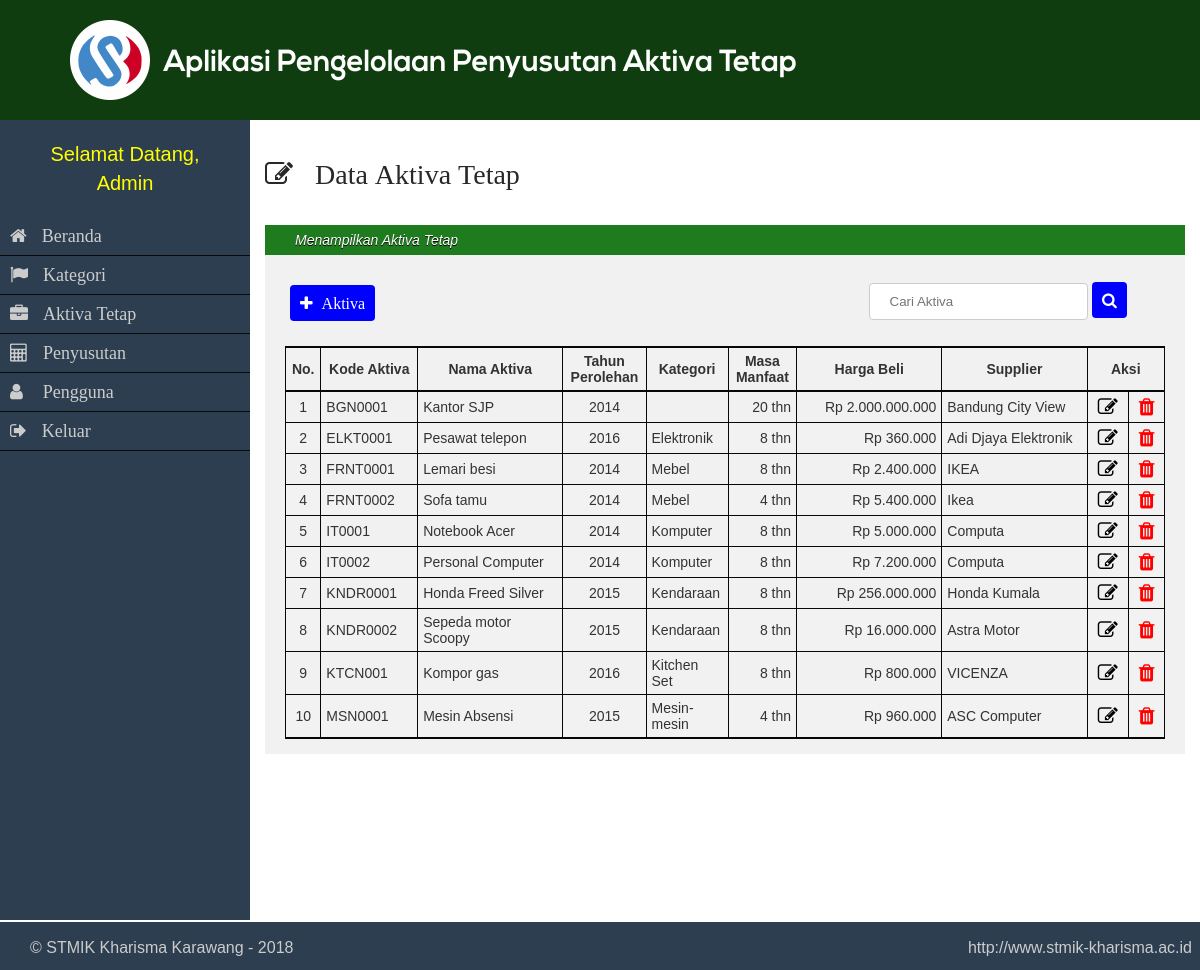
The app's page /aktiva/lihataktiva.php (signed in) with its own data.
### tables this page shows
CREATE TABLE `aktiva` (
  `kdaktiva` varchar(11) NOT NULL,
  `namaaktiva` varchar(200) NOT NULL,
  `thn_beli` int(4) NOT NULL,
  `idkategori` varchar(11) NOT NULL,
  `usia` int(4) NOT NULL,
  `harga` int(20) NOT NULL,
  `supplier` varchar(100) NOT NULL
);

CREATE TABLE `kategori` (
  `idkategori` varchar(11) NOT NULL,
  `namakategori` varchar(100) NOT NULL
);

### class/aktiva.php (the view, shortened to what this page needs)
<?php
class aktiva {
	function tampil($cari)
	{
		$db = new database();
		$kon = $db->connect();
		$query = $kon->query("SELECT * FROM aktiva, kategori where aktiva.idkategori=kategori.idkategori and aktiva.namaaktiva like '%$cari%'");
	echo'
		<table class="table table-bordered">
		<thead style="font-weight: bold; font-size: 14px;">
			<tr>
				<td width="2%" style="text-align: center">No.</td>
				<td width="10%" style="text-align: center">Kode Aktiva</td>
				<td width="15%" style="text-align: center">Nama Aktiva</td>
				<td width="5%" style="text-align: center">Tahun Perolehan</td>
				<td width="3%" style="text-align: center">Kategori</td>
				<td width="5%" style="text-align: center">Masa Manfaat</td>
				<td width="15%" style="text-align: center">Harga Beli</td>
				<td width="15%" style="text-align: center">Supplier</td>
				<td width="8%" style="text-align: center" colspan="2">Aksi</td>
			</tr>
		</thead>
		<tbody style="font-size: 14px">';
				$no = 1;
				while ($row = $query->fetch_array()) {
				echo '
						<tr>
							<td style="text-align: center">'.$no.'</td>
							<td>'.$row[kdaktiva].'</td>
							<td>'.$row[namaaktiva].'</td>
							<td style="text-align: center">'.$row[thn_beli].'</td>
							<td>'.$row[namakategori].'</td>
							<td style="text-align: right">'.$row[usia].' thn</td>
							<td style="text-align: right">Rp '.number_format($row['harga'],0,',','.').'</td>
							<td>'.$row[supplier].'</td>
							<td style="text-align: center"><a href="editaktiva.php?kdaktiva='.$row['kdaktiva'].'">
							<i class="fa fa-edit" style="font-size:20px; color:black;"></i></a>
							<td style="text-align: center"><a title="Hapus" href="hapusaktiva.php?kdaktiva='.$row['kdaktiva'].'"
								onclick="return confirm("Anda yakin ingin menghapus aktiva?");">
								<i class="fa fa-trash" style="font-size:20px; color:red;"></i></a>
							</td>
									 </tr>';
								$no++;
					}
					echo '
					</tbody>
				</table>
				';
	}
}

### aktiva/lihataktiva.php (shortened to what this page needs)
<?php
  require_once "../class/aktiva.php";
  $aktiva = new aktiva();
?>
<html>
<head>
  <link href="../icon/css/font-awesome.min.css" rel="stylesheet">
  <link rel="stylesheet" type="text/css" href="../css/global.css" /></link>
</head>
<body>
  <div id="header">
    <img src="../img/header.png">
  </div>
  <div class="sidebar">
    <div style='color:#FFFF00; font-size: 20px; padding-top: 20px; padding-bottom: 20px; text-align: center;'>
      <?php session_start(); echo "Selamat Datang,<br>".$_SESSION['nama']; ?>
    </div>
    <ul id="nav">
      <li><a href="../index.php"><i class="fa fa-home" style="font-size:18px;"><span style="padding-left: 15px">Beranda</span></i></a></li>
      <li><a href="../kategori/lihatkategori.php"><i class="fa fa-flag" style="font-size:18px"><span style="padding-left: 15px">Kategori</span></i></a></li>
      <li><a href="../aktiva/lihataktiva.php"><i class="fa fa-briefcase" style="font-size:18px"><span style="padding-left: 15px">Aktiva Tetap</span></i></a></li>
      <li><a href="../penyusutan/lihatpenyusutan.php"><i class="fa fa-calculator" style="font-size:18px"><span style="padding-left: 15px">Penyusutan</span></i></a></li>
      <li><a href="../user/lihatuser.php"><i class="fa fa-user" style="font-size:18px"><span style="padding-left: 20px">Pengguna</span></i></a></li>
      <li><a href="../logout.php"><i class="fa fa-sign-out" style="font-size:18px"><span style="padding-left: 15px">Keluar</i></a></li>
    </ul>
  </div>
  <div class="content">
      <i class="fa fa-edit" style="font-size: 28px; padding-top: 25px;">
        <span style="padding-left: 15px;">Data Aktiva Tetap</span></i>
    <div id="box">
      <div class="box-top"><i>Menampilkan Aktiva Tetap</i></div>
      <div class="box-panel">
        <table width=100%;>
        <tr>
        <td style="width:65%; padding-top:15px;"><a href="inputaktiva.php">
            <button class="btn"><i class="fa fa-plus" style="font-size:16px">
            <span style="padding-left: 5px"> Aktiva</span></i></button></a></span>
        </td>
        <td>
            <form method="post" action="lihataktiva.php">
            <?php
            $cari = $_POST['cariaktiva'];
            if($_POST['cariaktiva'])
            {
              echo'
                <a href="lihataktiva.php" style="font-size:12px;">Reset Pencarian</>
                <input type="text" name="cariaktiva" placeholder="Cari Aktiva" value='.$cari.'>';
            }else{
              echo'<input type="text" name="cariaktiva" placeholder="Cari Aktiva">';
            }
            ?>
            <button type="submit" class="btn">
              <i class="fa fa-search" style="font-size:16px;"></i>
            </button>
            </form>
        </td>
        </tr>
        <?php
              $aktiva->tampil($cari);
        ?>
      </div>
    </div>
  </div>
  <div id="footer">
		<div class="footer">&copy; STMIK Kharisma Karawang - 2018
      <span style="padding-left: 670px;">http://www.stmik-kharisma.ac.id</span>
    </div>
	</div>
  </body>
  </html>

### css/global.css (style rules this page uses)
* { margin: 0; padding: 0; box-sizing: border-box; }
body { font-family: sans-serif; font-size: 14px; line-height: 1.428571429; color: #333333; background-color: #ffffff; }
a { text-decoration: none; }
div#header { width: 100%; height: 120px; background-color: #0f3d0f; margin: 0 auto; padding-top: 10px; padding-left: 40px; }
.sidebar { width: 250px; height: 100%; background-color: #2c3e50; float: left; list-style: none; }
ul#nav li { list-style: none; }
ul#nav li a { color: #ccc; display: block; padding: 10px; font-size: 0.9em; border-bottom: 1px solid #0A0A0A; -webkit-transition-: 0.2s; -moz-transition-: 0.2s; -o-transition-: 0.2s; transition-: 0.2s; }
.content { width: auto; margin-left: 250px; height: 100%; background-color: #FFF; color: #282828; padding: 15px; }
div#box { margin-top: 37px; }
div#box .box-top { color: #fff; text-shadow: 0px 1px #000; background-color: #1e7b1e; padding: 5px; padding-left: 30px; font-weight: 300; }
div#box .box-panel { padding: 15px; background-color: #F1F1F1; color: #333; text-align: justify; }
table { border-collapse: collapse; margin-left: 5px; margin-right: 5px; }
.table-bordered { border: 1px solid #060808; border-top-width: 2px; border-bottom-width: 2px; }
.table-bordered > thead > tr > th, .table-bordered > tbody > tr > th, .table-bordered > tfoot > tr > th, .table-bordered > thead > tr > td, .table-bordered > tbody > tr > td, .table-bordered > tfoot > tr > td { border: 1px solid #060808; }
.table-bordered > thead > tr > th, .table-bordered > thead > tr > td { border-bottom-width: 2px; }
th, td { text-align: left; padding: 5px; }
tr:nth-child(even) { background-color: #f2f2f2 }
input[type=text],textarea, select { margin-top:5px; padding: 10px 20px; display: inline-block; border: 1px solid #ccc; border-radius: 4px; box-sizing: border-box; }
.btn { padding: 10px 10px; cursor: pointer; color: #fff; font-weight: normal; font-family: Helvetica; border-radius: 4px; border: none; background-color: #0000ff; margin-bottom: 20px; }
div#footer { width: 100%; height: 50px; background-color: #2c3e50; border-top: #fff 2px solid; margin: 0 auto; padding-left: 30px; padding-top: 15px; text-align: left; font-size: 16px; }
.footer { color: #ccc; }

### records on screen
aktiva: kdaktiva "BGN0001", namaaktiva "Kantor SJP", thn_beli "2014", usia "20", harga "2.000.000.000", supplier "Bandung City View"
aktiva: kdaktiva "ELKT0001", namaaktiva "Pesawat telepon", thn_beli "2016", idkategori.namakategori "Elektronik", usia "8", harga "360.000", supplier "Adi Djaya Elektronik"
aktiva: kdaktiva "FRNT0001", namaaktiva "Lemari besi", thn_beli "2014", idkategori.namakategori "Mebel", usia "8", harga "2.400.000", supplier "IKEA"
aktiva: kdaktiva "FRNT0002", namaaktiva "Sofa tamu", thn_beli "2014", idkategori.namakategori "Mebel", usia "4", harga "5.400.000", supplier "Ikea"
aktiva: kdaktiva "IT0001", namaaktiva "Notebook Acer", thn_beli "2014", idkategori.namakategori "Komputer", usia "8", harga "5.000.000", supplier "Computa"
aktiva: kdaktiva "IT0002", namaaktiva "Personal Computer", thn_beli "2014", idkategori.namakategori "Komputer", usia "8", harga "7.200.000", supplier "Computa"
aktiva: kdaktiva "KNDR0001", namaaktiva "Honda Freed Silver", thn_beli "2015", idkategori.namakategori "Kendaraan", usia "8", harga "256.000.000", supplier "Honda Kumala"
aktiva: kdaktiva "KNDR0002", namaaktiva "Sepeda motor Scoopy", thn_beli "2015", idkategori.namakategori "Kendaraan", usia "8", harga "16.000.000", supplier "Astra Motor"
aktiva: kdaktiva "KTCN001", namaaktiva "Kompor gas", thn_beli "2016", idkategori.namakategori "Kitchen Set", usia "8", harga "800.000", supplier "VICENZA"
aktiva: kdaktiva "MSN0001", namaaktiva "Mesin Absensi", thn_beli "2015", idkategori.namakategori "Mesin-mesin", usia "4", harga "960.000", supplier "ASC Computer"

### other values on screen
$_SESSION['nama'] "Admin"
